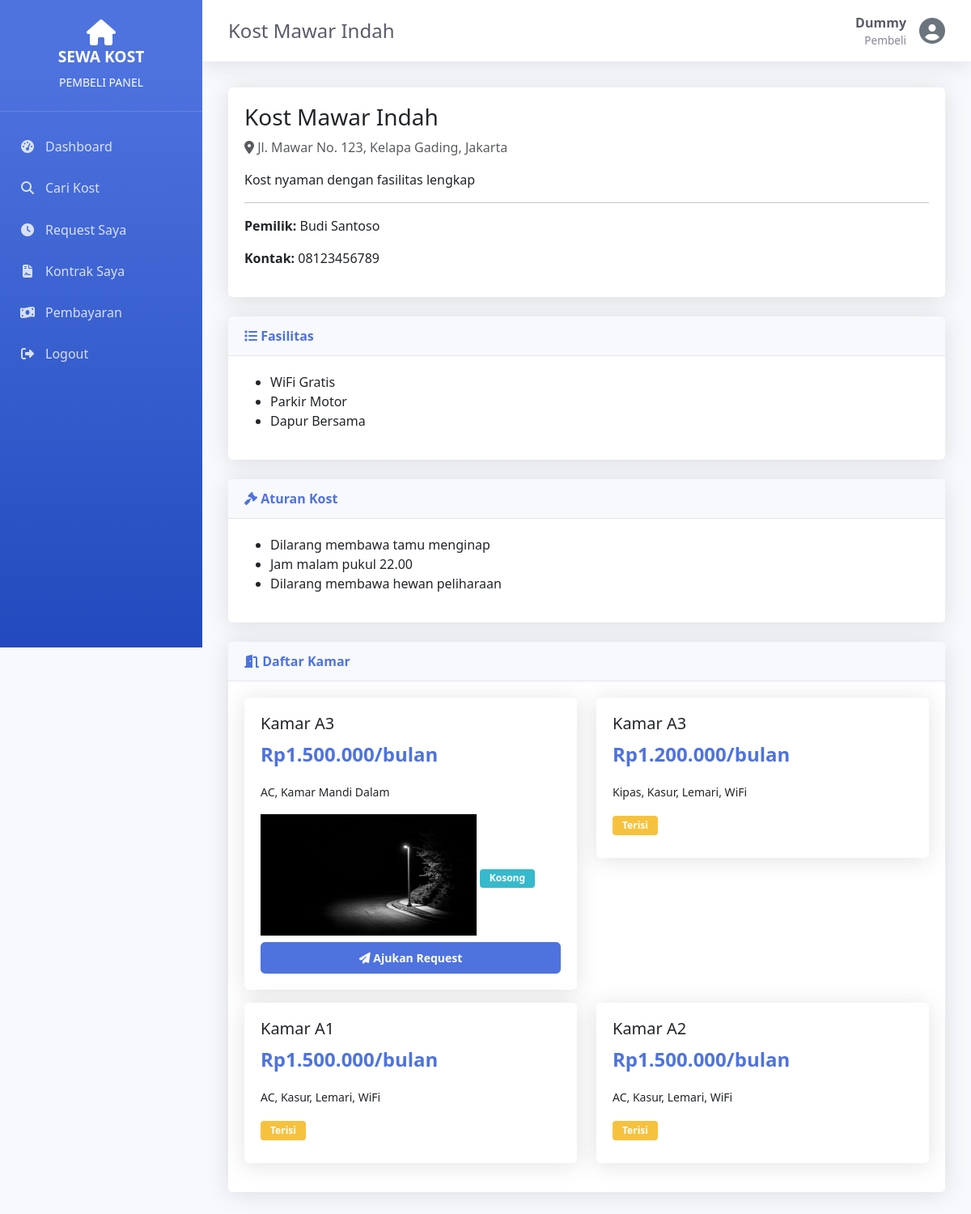
Screenshot of /pembeli/detail_kost.php?id=1 (signed in) with the database file from the repository.
### tables this page shows
CREATE TABLE `kost` (
  `id` int(11) NOT NULL AUTO_INCREMENT,
  `pemilik_id` int(11) NOT NULL,
  `nama_kost` varchar(100) NOT NULL,
  `alamat` text NOT NULL,
  `kota` varchar(50) DEFAULT NULL,
  `deskripsi` text DEFAULT NULL,
  `foto` varchar(255) DEFAULT NULL,
  `created_at` timestamp NOT NULL DEFAULT current_timestamp(),
  PRIMARY KEY (`id`),
  KEY `pemilik_id` (`pemilik_id`),
  CONSTRAINT `kost_ibfk_1` FOREIGN KEY (`pemilik_id`) REFERENCES `users` (`id`) ON DELETE CASCADE
);

CREATE TABLE `users` (
  `id` int(11) NOT NULL AUTO_INCREMENT,
  `username` varchar(50) NOT NULL,
  `password` varchar(255) NOT NULL,
  `nama_lengkap` varchar(100) NOT NULL,
  `email` varchar(100) DEFAULT NULL,
  `no_hp` varchar(20) DEFAULT NULL,
  `role` enum('admin','pemilik','pembeli') NOT NULL,
  `created_at` timestamp NOT NULL DEFAULT current_timestamp(),
  PRIMARY KEY (`id`),
  UNIQUE KEY `username` (`username`)
);

CREATE TABLE `fasilitas_kost` (
  `id` int(11) NOT NULL AUTO_INCREMENT,
  `kost_id` int(11) NOT NULL,
  `nama_fasilitas` varchar(100) NOT NULL,
  `created_at` timestamp NOT NULL DEFAULT current_timestamp(),
  PRIMARY KEY (`id`),
  KEY `kost_id` (`kost_id`),
  CONSTRAINT `fasilitas_kost_ibfk_1` FOREIGN KEY (`kost_id`) REFERENCES `kost` (`id`) ON DELETE CASCADE
);

CREATE TABLE `aturan_kost` (
  `id` int(11) NOT NULL AUTO_INCREMENT,
  `kost_id` int(11) NOT NULL,
  `aturan` text NOT NULL,
  `created_at` timestamp NOT NULL DEFAULT current_timestamp(),
  PRIMARY KEY (`id`),
  KEY `kost_id` (`kost_id`),
  CONSTRAINT `aturan_kost_ibfk_1` FOREIGN KEY (`kost_id`) REFERENCES `kost` (`id`) ON DELETE CASCADE
);

CREATE TABLE `kamar` (
  `id` int(11) NOT NULL AUTO_INCREMENT,
  `kost_id` int(11) NOT NULL,
  `nomor_kamar` varchar(20) NOT NULL,
  `harga_sewa` decimal(12,2) NOT NULL,
  `status` enum('Kosong','Terisi','Maintenance') DEFAULT 'Kosong',
  `foto` varchar(255) DEFAULT NULL,
  `fasilitas` text DEFAULT NULL,
  `created_at` timestamp NOT NULL DEFAULT current_timestamp(),
  PRIMARY KEY (`id`),
  KEY `kost_id` (`kost_id`),
  CONSTRAINT `kamar_ibfk_1` FOREIGN KEY (`kost_id`) REFERENCES `kost` (`id`) ON DELETE CASCADE
);

### lib/auth.php (called while the page is built, shortened)
<?php
require_once __DIR__ . '/database.php';
class Auth {
    public static function check() {
        return isset($_SESSION['user_id']);
    }
    public static function user() {
        if (self::check()) {
            return [
                'id' => $_SESSION['user_id'],
                'username' => $_SESSION['username'],
                'role' => $_SESSION['role'],
                'nama_lengkap' => $_SESSION['nama_lengkap']
            ];
        }
        return null;
    }
    public static function role() {
        return $_SESSION['role'] ?? null;
    }
    public static function hasRole($role) {
        return self::role() === $role;
    }
}

### lib/database.php (called while the page is built, shortened)
<?php
class Database {
    private static $connection = null;
    public static function connect() {
        if (self::$connection === null) {
            self::$connection = new mysqli(DB_HOST, DB_USER, DB_PASS, DB_NAME);
            self::$connection->set_charset("utf8mb4");
        }
        return self::$connection;
    }
    public static function query($sql) {
        $conn = self::connect();
        $result = $conn->query($sql);
        return $result;
    }
    public static function fetchOne($sql) {
        $result = self::query($sql);
        return $result->fetch_assoc();
    }
    public static function fetchAll($sql) {
        $result = self::query($sql);
        $data = [];
        while ($row = $result->fetch_assoc()) {
            $data[] = $row;
        }
        return $data;
    }
}

### pembeli/detail_kost.php (the view, shortened to what this page needs)
<?php
require_once __DIR__ . '/../lib/auth.php';
require_once __DIR__ . '/../lib/database.php';
$kostId = isset($_GET['id']) ? (int)$_GET['id'] : 0;
$kost = Database::fetchOne("
    SELECT k.*, u.nama_lengkap as pemilik, u.no_hp as pemilik_hp
    FROM kost k
    JOIN users u ON k.pemilik_id = u.id
    WHERE k.id = $kostId
");
$pageTitle = $kost['nama_kost'];
$kamarList = Database::fetchAll("SELECT * FROM kamar WHERE kost_id = $kostId ORDER BY status, harga_sewa");
$fasilitasList = Database::fetchAll("SELECT * FROM fasilitas_kost WHERE kost_id = $kostId");
$aturanList = Database::fetchAll("SELECT * FROM aturan_kost WHERE kost_id = $kostId");
include __DIR__ . '/../layout/header.php';
include __DIR__ . '/../layout/sidebar.php';
?>
<div class="card mb-4">
    <div class="card-body">
        <h3><?php echo htmlspecialchars($kost['nama_kost']); ?></h3>
        <p class="text-muted">
            <i class="fas fa-map-marker-alt"></i> <?php echo htmlspecialchars($kost['alamat']); ?>, <?php echo htmlspecialchars($kost['kota']); ?>
        </p>
        <p><?php echo htmlspecialchars($kost['deskripsi']); ?></p>
        <hr>
        <p><strong>Pemilik:</strong> <?php echo htmlspecialchars($kost['pemilik']); ?></p>
        <p><strong>Kontak:</strong> <?php echo htmlspecialchars($kost['pemilik_hp']); ?></p>
    </div>
</div>
<?php if (!empty($fasilitasList)): ?>
<div class="card mb-4">
    <div class="card-header"><i class="fas fa-list"></i> Fasilitas</div>
    <div class="card-body">
        <ul>
            <?php foreach ($fasilitasList as $f): ?>
            <li><?php echo htmlspecialchars($f['nama_fasilitas']); ?></li>
            <?php endforeach; ?>
        </ul>
    </div>
</div>
<?php endif; ?>
<?php if (!empty($aturanList)): ?>
<div class="card mb-4">
    <div class="card-header"><i class="fas fa-gavel"></i> Aturan Kost</div>
    <div class="card-body">
        <ul>
            <?php foreach ($aturanList as $a): ?>
            <li><?php echo htmlspecialchars($a['aturan']); ?></li>
            <?php endforeach; ?>
        </ul>
    </div>
</div>
<?php endif; ?>
<div class="card">
    <div class="card-header"><i class="fas fa-door-open"></i> Daftar Kamar</div>
    <div class="card-body">
        <div class="row">
            <?php foreach ($kamarList as $kamar): ?>
            <div class="col-md-6 mb-3">
                <div class="card">
                    <div class="card-body">
                        <h5>Kamar <?php echo htmlspecialchars($kamar['nomor_kamar']); ?></h5>
                        <p class="kost-price">Rp<?php echo number_format($kamar['harga_sewa'], 0, ',', '.'); ?>/bulan</p>
                        <p><small><?php echo htmlspecialchars($kamar['fasilitas']); ?></small></p>
                        <?php if (!empty($kamar['foto'])): ?>
                        <img src="/coba_kost/uploads/kamar/<?php echo htmlspecialchars($kamar['foto']); ?>"
                             class="img-fluid mb-2" style="height:150px; object-fit:cover;">
                        <?php endif; ?>
                        <span class="badge badge-status badge-<?php echo strtolower($kamar['status']); ?> mb-2">
                            <?php echo $kamar['status']; ?>
                        </span>
                        <?php if ($kamar['status'] === 'Kosong'): ?>
                        <form method="POST" class="d-inline">
                            <button type="submit" class="btn btn-primary btn-sm w-100">
                                <i class="fas fa-paper-plane"></i> Ajukan Request
                            </button>
                        </form>
                        <?php endif; ?>
                    </div>
                </div>
            </div>
            <?php endforeach; ?>
        </div>
    </div>
</div>
<?php include __DIR__ . '/../layout/footer.php'; ?>

### layout/header.php (shortened to what this page needs)
<?php
require_once __DIR__ . '/../lib/auth.php';
require_once __DIR__ . '/../lib/database.php';
$user = Auth::user();
?>
<!DOCTYPE html>
<html lang="id">
<head>
    <link href="https://cdn.jsdelivr.net/npm/bootstrap@5.3.0/dist/css/bootstrap.min.css" rel="stylesheet">
    <link rel="stylesheet" href="https://cdnjs.cloudflare.com/ajax/libs/font-awesome/6.4.0/css/all.min.css">
    <link rel="stylesheet" href="/coba_kost/assets/css/style.css">
</head>
<body>

### layout/sidebar.php (shortened to what this page needs)
<?php
$currentPage = basename($_SERVER['PHP_SELF']);
$role = Auth::role();
?>
<div class="sidebar">
    <div class="sidebar-brand">
        <i class="fas fa-home fa-2x"></i>
        <h3>SEWA KOST</h3>
        <small><?php echo strtoupper($role); ?> PANEL</small>
    </div>
    <ul class="sidebar-menu">
        <?php if ($role === 'admin'): ?>
            <li>
                <a href="/coba_kost/admin/dashboard.php" class="<?php echo $currentPage === 'dashboard.php' ? 'active' : ''; ?>">
                    <i class="fas fa-tachometer-alt"></i>
                    <span>Dashboard</span>
                </a>
            </li>
            <li>
                <a href="/coba_kost/admin/users.php" class="<?php echo $currentPage === 'users.php' ? 'active' : ''; ?>">
                    <i class="fas fa-users"></i>
                    <span>Kelola User</span>
                </a>
            </li>
            <li>
                <a href="/coba_kost/admin/laporan.php" class="<?php echo $currentPage === 'laporan.php' ? 'active' : ''; ?>">
                    <i class="fas fa-file-alt"></i>
                    <span>Laporan</span>
                </a>
            </li>
            <li>
    <a href="/coba_kost/admin/backup.php">
        <i class="fas fa-database"></i> Backup Data
    </a>
</li>
        <?php elseif ($role === 'pembeli'): ?>
            <li>
                <a href="/coba_kost/pembeli/dashboard.php" class="<?php echo $currentPage === 'dashboard.php' ? 'active' : ''; ?>">
                    <i class="fas fa-tachometer-alt"></i>
                    <span>Dashboard</span>
                </a>
            </li>
            <li>
                <a href="/coba_kost/pembeli/kost.php" class="<?php echo $currentPage === 'kost.php' ? 'active' : ''; ?>">
                    <i class="fas fa-search"></i>
                    <span>Cari Kost</span>
                </a>
            </li>
            <?php if(Auth::hasRole('pembeli')): ?>
                <li><a href="/coba_kost/pembeli/request.php"><i class="fas fa-clock"></i> Request Saya</a></li>
            <?php endif; ?>
            <li>
                <a href="/coba_kost/pembeli/kontrak.php" class="<?php echo $currentPage === 'kontrak.php' ? 'active' : ''; ?>">
                    <i class="fas fa-file-contract"></i>
                    <span>Kontrak Saya</span>
                </a>
            </li>
            <li>
                <a href="/coba_kost/pembeli/pembayaran.php" class="<?php echo $currentPage === 'pembayaran.php' ? 'active' : ''; ?>">
                    <i class="fas fa-money-bill-wave"></i>
                    <span>Pembayaran</span>
                </a>
            </li>
        <?php endif; ?>
        <li>
            <a href="/coba_kost/auth/logout.php">
                <i class="fas fa-sign-out-alt"></i>
                <span>Logout</span>
            </a>
        </li>
    </ul>
</div>
<div class="main-content">
    <nav class="navbar-custom">
        <div class="navbar-title">
            <h4><?php echo $pageTitle ?? 'Dashboard'; ?></h4>
        </div>
        <div class="navbar-user">
            <div class="user-info">
                <div class="user-name"><?php echo $user['nama_lengkap']; ?></div>
                <div class="user-role"><?php echo ucfirst($user['role']); ?></div>
            </div>
            <i class="fas fa-user-circle fa-2x text-secondary"></i>
        </div>
    </nav>
    <div class="content-area">

### layout/footer.php (shortened to what this page needs)
    </div>
</div>
</body>
</html>

### assets/css/style.css (style rules this page uses)
:root { --primary-color: #4e73df; --secondary-color: #858796; --success-color: #1cc88a; --danger-color: #e74a3b; --warning-color: #f6c23e; --info-color: #36b9cc; --sidebar-width: 250px; }
* { margin: 0; padding: 0; box-sizing: border-box; }
body { font-family: 'Segoe UI', Tahoma, Geneva, Verdana, sans-serif; background-color: #f8f9fc; color: #5a5c69; }
.sidebar { position: fixed; top: 0; left: 0; height: 100vh; width: var(--sidebar-width); background: linear-gradient(180deg, #4e73df 10%, #224abe 100%); color: white; overflow-y: auto; z-index: 1000; transition: all 0.3s; }
.sidebar-brand { padding: 1.5rem; text-align: center; border-bottom: 1px solid rgba(255, 255, 255, 0.15); }
.sidebar-brand h3 { font-size: 1.2rem; font-weight: bold; }
.sidebar-menu { list-style: none; padding: 1rem 0; }
.sidebar-menu li { margin: 0.2rem 0; }
.sidebar-menu a { display: flex; align-items: center; padding: 0.75rem 1.5rem; color: rgba(255, 255, 255, 0.8); text-decoration: none; transition: all 0.3s; }
.sidebar-menu i { margin-right: 0.75rem; width: 20px; text-align: center; }
.main-content { margin-left: var(--sidebar-width); min-height: 100vh; }
.navbar-custom { background-color: white; box-shadow: 0 0.15rem 1.75rem 0 rgba(58, 59, 69, 0.15); padding: 1rem 2rem; display: flex; justify-content: space-between; align-items: center; }
.navbar-title h4 { margin: 0; color: #5a5c69; }
.navbar-user { display: flex; align-items: center; gap: 1rem; }
.user-info { text-align: right; }
.user-info .user-name { font-weight: bold; color: #5a5c69; }
.user-info .user-role { font-size: 0.85rem; color: var(--secondary-color); }
.content-area { padding: 2rem; }
.card { border: none; border-radius: 0.35rem; box-shadow: 0 0.15rem 1.75rem 0 rgba(58, 59, 69, 0.15); }
.card-header { background-color: #f8f9fc; border-bottom: 1px solid #e3e6f0; padding: 0.75rem 1.25rem; font-weight: bold; color: var(--primary-color); }
.card-body { padding: 1.25rem; }
.badge-status { padding: 0.35rem 0.75rem; font-size: 0.75rem; font-weight: bold; }
.badge-kosong { background-color: var(--info-color); }
.badge-terisi { background-color: var(--warning-color); }
.btn { padding: 0.5rem 1rem; border-radius: 0.35rem; font-weight: 600; transition: all 0.3s; }
.btn-primary { background-color: var(--primary-color); border-color: var(--primary-color); }
.kost-price { font-size: 1.5rem; font-weight: bold; color: var(--primary-color); }
.badge-status { padding: 0.35rem 0.75rem; font-size: 0.75rem; font-weight: bold; border-radius: 0.25rem; }

### rows the page displays
kost: nama_kost "Kost Mawar Indah", alamat "Jl. Mawar No. 123, Kelapa Gading", kota "Jakarta", deskripsi "Kost nyaman dengan fasilitas lengkap", pemilik.nama_lengkap "Budi Santoso", pemilik.no_hp "08123456789"
fasilitas_kost: nama_fasilitas "WiFi Gratis"
fasilitas_kost: nama_fasilitas "Parkir Motor"
fasilitas_kost: nama_fasilitas "Dapur Bersama"
aturan_kost: aturan "Dilarang membawa tamu menginap"
aturan_kost: aturan "Jam malam pukul 22.00"
aturan_kost: aturan "Dilarang membawa hewan peliharaan"
kamar: nomor_kamar "A3", harga_sewa "1.500.000", fasilitas "AC, Kamar Mandi Dalam", foto (picture), status "Kosong"
kamar: nomor_kamar "A3", harga_sewa "1.200.000", fasilitas "Kipas, Kasur, Lemari, WiFi", status "Terisi"
kamar: nomor_kamar "A1", harga_sewa "1.500.000", fasilitas "AC, Kasur, Lemari, WiFi", status "Terisi"
kamar: nomor_kamar "A2", harga_sewa "1.500.000", fasilitas "AC, Kasur, Lemari, WiFi", status "Terisi"

### other values shown
$role "PEMBELI"
$user['nama_lengkap'] "Dummy"
$user['role'] "Pembeli"
